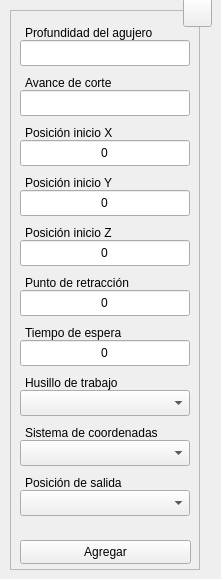
  <widget class="QWidget" name="centralwidget">
   <widget class="QFrame" name="frame">
    <property name="geometry">
     <rect>
      <x>10</x>
      <y>10</y>
      <width>190</width>
      <height>560</height>
     </rect>
    </property>
    <property name="sizePolicy">
     <sizepolicy hsizetype="Fixed" vsizetype="Fixed">
      <horstretch>0</horstretch>
      <verstretch>0</verstretch>
     </sizepolicy>
    </property>
    <property name="minimumSize">
     <size>
      <width>190</width>
      <height>560</height>
     </size>
    </property>
    <property name="maximumSize">
     <size>
      <width>190</width>
      <height>560</height>
     </size>
    </property>
    <property name="frameShape">
     <enum>QFrame::StyledPanel</enum>
    </property>
    <property name="frameShadow">
     <enum>QFrame::Raised</enum>
    </property>
    <widget class="QLineEdit" name="tbx_dpt">
     <property name="geometry">
      <rect>
       <x>10</x>
       <y>30</y>
       <width>170</width>
       <height>26</height>
      </rect>
     </property>
     <property name="minimumSize">
      <size>
       <width>170</width>
       <height>0</height>
      </size>
     </property>
     <property name="maximumSize">
      <size>
       <width>170</width>
       <height>16777215</height>
      </size>
     </property>
     <property name="toolTip">
      <string>Digite la profundidad del agujero de centro</string>
     </property>
     <property name="statusTip">
      <string/>
     </property>
     <property name="alignment">
      <set>Qt::AlignCenter</set>
     </property>
     <property name="placeholderText">
      <string/>
     </property>
    </widget>
    <widget class="QLabel" name="lbl_dpt">
     <property name="enabled">
      <bool>true</bool>
     </property>
     <property name="geometry">
      <rect>
       <x>15</x>
       <y>10</y>
       <width>139</width>
       <height>26</height>
      </rect>
     </property>
     <property name="text">
      <string>Profundidad del agujero</string>
     </property>
     <property name="buddy">
      <cstring>lbl_dpt</cstring>
     </property>
    </widget>
    <widget class="QLineEdit" name="tbx_dwl">
     <property name="geometry">
      <rect>
       <x>10</x>
       <y>330</y>
       <width>170</width>
       <height>26</height>
      </rect>
     </property>
     <property name="minimumSize">
      <size>
       <width>170</width>
       <height>0</height>
      </size>
     </property>
     <property name="maximumSize">
      <size>
       <width>170</width>
       <height>16777215</height>
      </size>
     </property>
     <property name="toolTip">
      <string>Digite el tiempo de espera en segundos</string>
     </property>
     <property name="statusTip">
      <string/>
     </property>
     <property name="text">
      <string>0</string>
     </property>
     <property name="alignment">
      <set>Qt::AlignCenter</set>
     </property>
     <property name="placeholderText">
      <string/>
     </property>
    </widget>
    <widget class="QLabel" name="lbl_dwl">
     <property name="enabled">
      <bool>true</bool>
     </property>
     <property name="geometry">
      <rect>
       <x>15</x>
       <y>310</y>
       <width>104</width>
       <height>26</height>
      </rect>
     </property>
     <property name="text">
      <string>Tiempo de espera</string>
     </property>
    </widget>
    <widget class="QPushButton" name="btn_save">
     <property name="geometry">
      <rect>
       <x>10</x>
       <y>530</y>
       <width>171</width>
       <height>24</height>
      </rect>
     </property>
     <property name="sizePolicy">
      <sizepolicy hsizetype="Expanding" vsizetype="Expanding">
       <horstretch>0</horstretch>
       <verstretch>0</verstretch>
      </sizepolicy>
     </property>
     <property name="minimumSize">
      <size>
       <width>88</width>
       <height>0</height>
      </size>
     </property>
     <property name="toolTip">
      <string>Agregar los datos al programa CNC</string>
     </property>
     <property name="statusTip">
      <string/>
     </property>
     <property name="text">
      <string>Agregar</string>
     </property>
     <property name="shortcut">
      <string>Ctrl+S</string>
     </property>
     <property name="autoDefault">
      <bool>true</bool>
     </property>
    </widget>
    <widget class="QLabel" name="lbl_fed">
     <property name="enabled">
      <bool>true</bool>
     </property>
     <property name="geometry">
      <rect>
       <x>15</x>
       <y>60</y>
       <width>97</width>
       <height>26</height>
      </rect>
     </property>
     <property name="text">
      <string>Avance de corte</string>
     </property>
     <property name="buddy">
      <cstring>lbl_fed</cstring>
     </property>
    </widget>
    <widget class="QLineEdit" name="tbx_fed">
     <property name="geometry">
      <rect>
       <x>10</x>
       <y>80</y>
       <width>170</width>
       <height>26</height>
      </rect>
     </property>
     <property name="minimumSize">
      <size>
       <width>170</width>
       <height>0</height>
      </size>
     </property>
     <property name="maximumSize">
      <size>
       <width>170</width>
       <height>16777215</height>
      </size>
     </property>
     <property name="toolTip">
      <string>Digite la velocidad de avance de corte</string>
     </property>
     <property name="statusTip">
      <string/>
     </property>
     <property name="alignment">
      <set>Qt::AlignCenter</set>
     </property>
     <property name="placeholderText">
      <string/>
     </property>
    </widget>
    <widget class="QComboBox" name="cbx_sde">
     <property name="geometry">
      <rect>
       <x>10</x>
       <y>380</y>
       <width>170</width>
       <height>26</height>
      </rect>
     </property>
     <property name="minimumSize">
      <size>
       <width>170</width>
       <height>26</height>
      </size>
     </property>
     <property name="maximumSize">
      <size>
       <width>170</width>
       <height>16777215</height>
      </size>
     </property>
     <property name="toolTip">
      <string>Seleccione el husillo de trabajo a utilizar</string>
     </property>
    </widget>
    <widget class="QLabel" name="lbl_sde">
     <property name="enabled">
      <bool>true</bool>
     </property>
     <property name="geometry">
      <rect>
       <x>15</x>
       <y>360</y>
       <width>103</width>
       <height>26</height>
      </rect>
     </property>
     <property name="text">
      <string>Husillo de trabajo</string>
     </property>
    </widget>
    <widget class="QLineEdit" name="tbx_xin">
     <property name="geometry">
      <rect>
       <x>10</x>
       <y>130</y>
       <width>170</width>
       <height>26</height>
      </rect>
     </property>
     <property name="minimumSize">
      <size>
       <width>170</width>
       <height>0</height>
      </size>
     </property>
     <property name="maximumSize">
      <size>
       <width>170</width>
       <height>16777215</height>
      </size>
     </property>
     <property name="toolTip">
      <string>Digite la posición de inicio en el eje X</string>
     </property>
     <property name="statusTip">
      <string/>
     </property>
     <property name="text">
      <string>0</string>
     </property>
     <property name="alignment">
      <set>Qt::AlignCenter</set>
     </property>
     <property name="placeholderText">
      <string/>
     </property>
    </widget>
    <widget class="QLabel" name="lbl_xin">
     <property name="enabled">
      <bool>true</bool>
     </property>
     <property name="geometry">
      <rect>
       <x>15</x>
       <y>110</y>
       <width>98</width>
       <height>26</height>
      </rect>
     </property>
     <property name="text">
      <string>Posición inicio X</string>
     </property>
    </widget>
    <widget class="QLabel" name="lbl_yin">
     <property name="enabled">
      <bool>true</bool>
     </property>
     <property name="geometry">
      <rect>
       <x>15</x>
       <y>160</y>
       <width>98</width>
       <height>26</height>
      </rect>
     </property>
     <property name="text">
      <string>Posición inicio Y</string>
     </property>
    </widget>
    <widget class="QLineEdit" name="tbx_yin">
     <property name="geometry">
      <rect>
       <x>10</x>
       <y>180</y>
       <width>170</width>
       <height>26</height>
      </rect>
     </property>
     <property name="minimumSize">
      <size>
       <width>170</width>
       <height>0</height>
      </size>
     </property>
     <property name="maximumSize">
      <size>
       <width>170</width>
       <height>16777215</height>
      </size>
     </property>
     <property name="toolTip">
      <string>Digite la posición de inicio en el eje Y</string>
     </property>
     <property name="statusTip">
      <string/>
     </property>
     <property name="text">
      <string>0</string>
     </property>
     <property name="alignment">
      <set>Qt::AlignCenter</set>
     </property>
     <property name="placeholderText">
      <string/>
     </property>
    </widget>
    <widget class="QLabel" name="lbl_zin">
     <property name="enabled">
      <bool>true</bool>
     </property>
     <property name="geometry">
      <rect>
       <x>15</x>
       <y>210</y>
       <width>98</width>
       <height>26</height>
      </rect>
     </property>
     <property name="text">
      <string>Posición inicio Z</string>
     </property>
    </widget>
    <widget class="QLineEdit" name="tbx_zin">
     <property name="geometry">
      <rect>
       <x>10</x>
       <y>230</y>
       <width>170</width>
       <height>26</height>
      </rect>
     </property>
     <property name="minimumSize">
      <size>
       <width>170</width>
       <height>0</height>
      </size>
     </property>
     <property name="maximumSize">
      <size>
       <width>170</width>
       <height>16777215</height>
      </size>
     </property>
     <property name="toolTip">
      <string>Digite la posición de inicio en el eje Z</string>
     </property>
     <property name="statusTip">
      <string/>
     </property>
     <property name="text">
      <string>0</string>
     </property>
     <property name="alignment">
      <set>Qt::AlignCenter</set>
     </property>
     <property name="placeholderText">
      <string/>
     </property>
    </widget>
    <widget class="QComboBox" name="cbx_sys">
     <property name="geometry">
      <rect>
       <x>10</x>
       <y>430</y>
       <width>170</width>
       <height>26</height>
      </rect>
     </property>
     <property name="minimumSize">
      <size>
       <width>170</width>
       <height>26</height>
      </size>
     </property>
     <property name="maximumSize">
      <size>
       <width>170</width>
       <height>16777215</height>
      </size>
     </property>
     <property name="toolTip">
      <string>Seleccione el sistema de coordenadas a utilizar</string>
     </property>
    </widget>
    <widget class="QLabel" name="lbl_sys">
     <property name="enabled">
      <bool>true</bool>
     </property>
     <property name="geometry">
      <rect>
       <x>15</x>
       <y>410</y>
       <width>140</width>
       <height>26</height>
      </rect>
     </property>
     <property name="text">
      <string>Sistema de coordenadas</string>
     </property>
     <property name="buddy">
      <cstring>lbl_mov</cstring>
     </property>
    </widget>
    <widget class="QLabel" name="lbl_znd">
     <property name="enabled">
      <bool>true</bool>
     </property>
     <property name="geometry">
      <rect>
       <x>15</x>
       <y>460</y>
       <width>105</width>
       <height>26</height>
      </rect>
     </property>
     <property name="text">
      <string>Posición de salida</string>
     </property>
     <property name="buddy">
      <cstring>lbl_mov</cstring>
     </property>
    </widget>
    <widget class="QComboBox" name="cbx_znd">
     <property name="geometry">
      <rect>
       <x>10</x>
       <y>480</y>
       <width>170</width>
       <height>26</height>
      </rect>
     </property>
     <property name="minimumSize">
      <size>
       <width>170</width>
       <height>26</height>
      </size>
     </property>
     <property name="maximumSize">
      <size>
       <width>170</width>
       <height>16777215</height>
      </size>
     </property>
     <property name="toolTip">
      <string>Seleccione el punto de salida del perforado</string>
     </property>
    </widget>
    <widget class="QLineEdit" name="tbx_rtr">
     <property name="geometry">
      <rect>
       <x>10</x>
       <y>280</y>
       <width>170</width>
       <height>26</height>
      </rect>
     </property>
     <property name="minimumSize">
      <size>
       <width>170</width>
       <height>0</height>
      </size>
     </property>
     <property name="maximumSize">
      <size>
       <width>170</width>
       <height>16777215</height>
      </size>
     </property>
     <property name="toolTip">
      <string>Digite la distancia de retracción</string>
     </property>
     <property name="statusTip">
      <string/>
     </property>
     <property name="text">
      <string>0</string>
     </property>
     <property name="alignment">
      <set>Qt::AlignCenter</set>
     </property>
     <property name="placeholderText">
      <string/>
     </property>
    </widget>
    <widget class="QLabel" name="lbl_rtr">
     <property name="enabled">
      <bool>true</bool>
     </property>
     <property name="geometry">
      <rect>
       <x>15</x>
       <y>260</y>
       <width>115</width>
       <height>26</height>
      </rect>
     </property>
     <property name="text">
      <string>Punto de retracción</string>
     </property>
    </widget>
    <zorder>tbx_dpt</zorder>
    <zorder>lbl_dpt</zorder>
    <zorder>tbx_dwl</zorder>
    <zorder>lbl_dwl</zorder>
    <zorder>btn_save</zorder>
    <zorder>tbx_fed</zorder>
    <zorder>lbl_fed</zorder>
    <zorder>cbx_sde</zorder>
    <zorder>lbl_sde</zorder>
    <zorder>tbx_xin</zorder>
    <zorder>lbl_xin</zorder>
    <zorder>tbx_yin</zorder>
    <zorder>tbx_zin</zorder>
    <zorder>lbl_zin</zorder>
    <zorder>lbl_yin</zorder>
    <zorder>cbx_sys</zorder>
    <zorder>lbl_sys</zorder>
    <zorder>cbx_znd</zorder>
    <zorder>tbx_rtr</zorder>
    <zorder>lbl_rtr</zorder>
    <zorder>lbl_znd</zorder>
   </widget>
   <widget class="QToolButton" name="btn_help">
    <property name="geometry">
     <rect>
      <x>183</x>
      <y>-2</y>
      <width>29</width>
      <height>29</height>
     </rect>
    </property>
    <property name="font">
     <font>
      <pointsize>20</pointsize>
      <bold>true</bold>
     </font>
    </property>
    <property name="text">
     <string/>
    </property>
    <property name="icon">
     <iconset resource="../../resources/resources.qrc">
      <normaloff>:/icons/question.png</normaloff>:/icons/question.png</iconset>
    </property>
    <property name="iconSize">
     <size>
      <width>20</width>
      <height>20</height>
     </size>
    </property>
    <property name="shortcut">
     <string>F1</string>
    </property>
   </widget>
  </widget>
